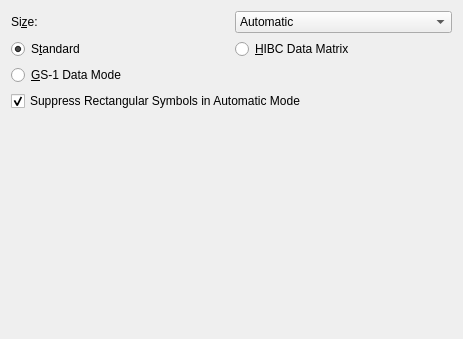
<?xml version="1.0" encoding="UTF-8"?>
<ui version="4.0">
 <class>grpDM</class>
 <widget class="QWidget" name="grpDM">
  <property name="geometry">
   <rect>
    <x>0</x>
    <y>0</y>
    <width>463</width>
    <height>339</height>
   </rect>
  </property>
  <property name="windowTitle">
   <string>Form</string>
  </property>
  <layout class="QVBoxLayout" name="verticalLayout">
   <item>
    <layout class="QGridLayout" name="gridLayout">
     <item row="1" column="0">
      <widget class="QRadioButton" name="radDM200Stand">
       <property name="text">
        <string>S&amp;tandard</string>
       </property>
       <property name="checked">
        <bool>true</bool>
       </property>
      </widget>
     </item>
     <item row="1" column="1">
      <widget class="QRadioButton" name="radDM200HIBC">
       <property name="text">
        <string>&amp;HIBC Data Matrix</string>
       </property>
      </widget>
     </item>
     <item row="2" column="0">
      <widget class="QRadioButton" name="radDM200GS1">
       <property name="text">
        <string>&amp;GS-1 Data Mode</string>
       </property>
      </widget>
     </item>
     <item row="0" column="0">
      <widget class="QLabel" name="lblDM200Size">
       <property name="text">
        <string>Si&amp;ze:</string>
       </property>
       <property name="buddy">
        <cstring>cmbDM200Size</cstring>
       </property>
      </widget>
     </item>
     <item row="0" column="1">
      <widget class="QComboBox" name="cmbDM200Size">
       <item>
        <property name="text">
         <string>Automatic</string>
        </property>
       </item>
       <item>
        <property name="text">
         <string>10 x 10</string>
        </property>
       </item>
       <item>
        <property name="text">
         <string>12 x 12</string>
        </property>
       </item>
       <item>
        <property name="text">
         <string>14 x 14</string>
        </property>
       </item>
       <item>
        <property name="text">
         <string>16 x 16</string>
        </property>
       </item>
       <item>
        <property name="text">
         <string>18 x 18</string>
        </property>
       </item>
       <item>
        <property name="text">
         <string>20 x 20</string>
        </property>
       </item>
       <item>
        <property name="text">
         <string>22 x 22</string>
        </property>
       </item>
       <item>
        <property name="text">
         <string>24 x 24</string>
        </property>
       </item>
       <item>
        <property name="text">
         <string>26 x 26</string>
        </property>
       </item>
       <item>
        <property name="text">
         <string>32 x 32</string>
        </property>
       </item>
       <item>
        <property name="text">
         <string>36 x 36</string>
        </property>
       </item>
       <item>
        <property name="text">
         <string>40 x 40</string>
        </property>
       </item>
       <item>
        <property name="text">
         <string>44 x 44</string>
        </property>
       </item>
       <item>
        <property name="text">
         <string>48 x 48</string>
        </property>
       </item>
       <item>
        <property name="text">
         <string>52 x 52</string>
        </property>
       </item>
       <item>
        <property name="text">
         <string>64 x 64</string>
        </property>
       </item>
       <item>
        <property name="text">
         <string>72 x 72</string>
        </property>
       </item>
       <item>
        <property name="text">
         <string>80 x 80</string>
        </property>
       </item>
       <item>
        <property name="text">
         <string>88 x 88</string>
        </property>
       </item>
       <item>
        <property name="text">
         <string>96 x 96</string>
        </property>
       </item>
       <item>
        <property name="text">
         <string>104 x 104</string>
        </property>
       </item>
       <item>
        <property name="text">
         <string>120 x 120</string>
        </property>
       </item>
       <item>
        <property name="text">
         <string>132 x 132</string>
        </property>
       </item>
       <item>
        <property name="text">
         <string>144 x 144</string>
        </property>
       </item>
       <item>
        <property name="text">
         <string>8 x 18</string>
        </property>
       </item>
       <item>
        <property name="text">
         <string>8 x 32</string>
        </property>
       </item>
       <item>
        <property name="text">
         <string>12 x 26</string>
        </property>
       </item>
       <item>
        <property name="text">
         <string>12 x 36</string>
        </property>
       </item>
       <item>
        <property name="text">
         <string>16 x 36</string>
        </property>
       </item>
       <item>
        <property name="text">
         <string>16 x 48</string>
        </property>
       </item>
      </widget>
     </item>
    </layout>
   </item>
   <item>
    <widget class="QCheckBox" name="chkDMRectangle">
     <property name="text">
      <string>Suppress Rectangular Symbols in Automatic Mode</string>
     </property>
     <property name="checked">
      <bool>true</bool>
     </property>
    </widget>
   </item>
   <item>
    <spacer name="verticalSpacer">
     <property name="orientation">
      <enum>Qt::Vertical</enum>
     </property>
     <property name="sizeHint" stdset="0">
      <size>
       <width>20</width>
       <height>40</height>
      </size>
     </property>
    </spacer>
   </item>
  </layout>
 </widget>
 <resources/>
 <connections/>
</ui>
